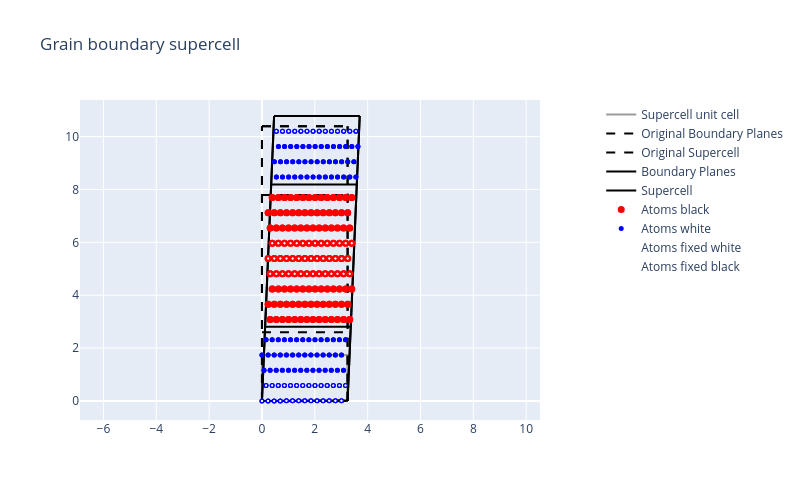

The notebook cell this image was saved under:
### Markdown cell above
And a 2D view, with addtional detail is generated as below:

### Code cell
test_supercell.visualise_2d()
